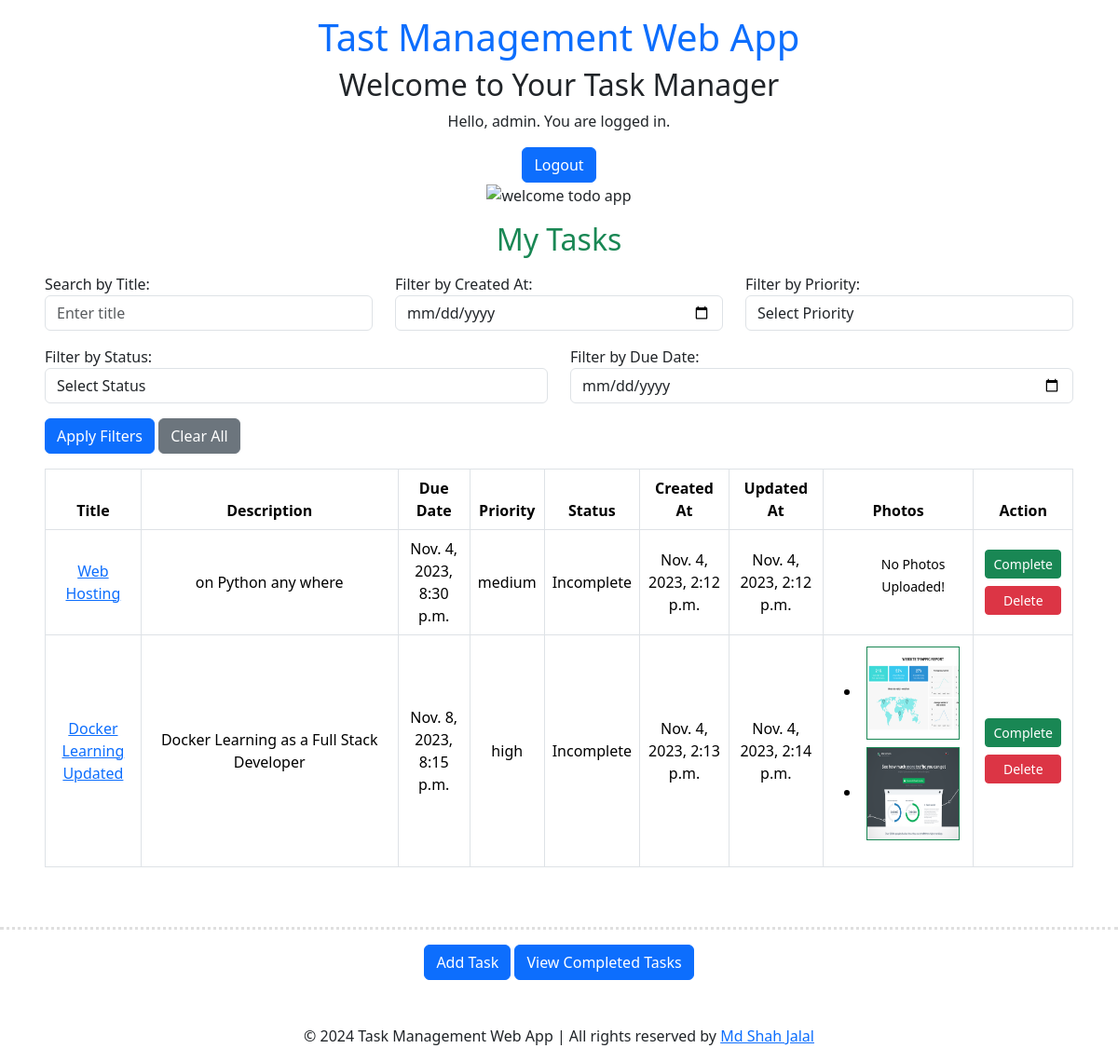
The app's page / (signed in) with its own data.
### todoapp/models.py (models this page shows, shortened)
class TaskModel(models.Model):
    user = models.ForeignKey(User, on_delete=models.CASCADE, default=1)
    taskTitle = models.CharField(max_length=100)
    taskDescription = models.TextField()
    is_completed = models.BooleanField(default=False)
    taskDueDate = models.DateTimeField(default=timezone.now)
    taskPriority = models.CharField(max_length=20, choices=[
        ('low', 'Low'),
        ('medium', 'Medium'),
        ('high', 'High'),
    ])
    images = models.ManyToManyField('Photo', related_name='tasks', blank=True)
    created_at = models.DateTimeField(default=timezone.now)  # Use timezone.now to set the current timestamp
    updated_at = models.DateTimeField(auto_now=True)  # This field will automatically update on every save

class Photo(models.Model):
    image = models.ImageField(upload_to='todoapp/static/todoapp')

### todoapp/views.py (the view, shortened to what this page needs)
# urls.py: path('', show_tasks, name='show_tasks'),
@login_required
def show_tasks(request):
    user_timezone = request.session.get('user_timezone', 'UTC')  # Retrieve the user's time zone
    title = request.GET.get('title')
    created_at = request.GET.get('created_at')
    priority = request.GET.get('priority')
    is_completed = request.GET.get('is_completed')
    due_date = request.GET.get('due_date')
    tasks = TaskModel.objects.filter(user=request.user)
    created_at_start = None  # Define created_at_start
    created_at_end = None  # Define created_at_end
    if title:
        tasks = tasks.filter(taskTitle__icontains=title)
    if priority:
        tasks = tasks.filter(taskPriority=priority)
    if is_completed:
        tasks = tasks.filter(is_completed=is_completed == 'true')
    if 'clear_all' in request.GET:
        return redirect('show_tasks')
    return render(request, 'show_tasks.html', {'tasks': tasks, 'user_timezone': user_timezone})

### todoapp/templates/show_tasks.html (shortened to what this page needs)
{% extends 'base.html' %}
{% load static %}
{% block content %}
<div class="w-full mx-auto text-center px-5">
    <h2>Welcome to Your Task Manager</h2>
    {% if user.is_authenticated %}
      <p>Hello, {{ user.username }}. You are logged in.</p>
      <a class="btn btn-primary" href="{% url 'logout' %}">Logout</a>
    {% else %}
      <p>You are not logged in. Please <a class="btn btn-primary" href="{% url 'login' %}">log in</a>.</p>
    {% endif %}
    <div>
      <img class="w-25" src="https://img.freepik.com/free-vector/tiny-man-sitting-chair-with-laptop-checklist-background_74855-20395.jpg?w=740&t=st=1698927068~exp=1698927668~hmac=c120b6060db1c4d04bb45fc15f7cd259f5b759a772abeae43c9a3cb897529166" alt="welcome  todo app">
    </div>
  </div>
<h2 class="text-center my-3 text-success">My Tasks</h2>
<div class="mx-5 my-3">
    <form method="get" action="" id="filter-form">
        <div class="row mb-3">
            <div class="col-md-4">
                <label for="title">Search by Title:</label>
                <input type="text" id="title" name="title" class="form-control" placeholder="Enter title">
            </div>
            <div class="col-md-4">
                <label for="created_at">Filter by Created At:</label>
                <input type="date" id="created_at" name="created_at" class="form-control">
            </div>
            <div class="col-md-4">
                <label for="priority">Filter by Priority:</label>
                <select id="priority" name="priority" class="form-control">
                    <option value="">Select Priority</option>
                </select>
            </div>
        </div>
        <div class="row mb-3">
            <div class="col-md-6">
                <label for="is_completed">Filter by Status:</label>
                <select id="is_completed" name="is_completed" class="form-control">
                    <option value="">Select Status</option>
                </select>
            </div>
            <div class="col-md-6">
                <label for="due_date">Filter by Due Date:</label>
                <input type="date" id="due_date" name="due_date" class="form-control">
            </div>
        </div>
        <button type="submit" class="btn btn-primary">Apply Filters</button>
        <a href="?clear_all" class="btn btn-secondary">Clear All</a>
    </form>
</div>
{% if tasks %}
<div class="px-5 table-responsive">
    <table class="table table-hover table-bordered align-middle text-center">
        <thead>
            <tr>
                <th scope="col">Title</th>
                <th scope="col">Description</th>
                <th scope="col">Due Date</th>
                <th scope="col">Priority</th>
                <th scope="col">Status</th>
                <th scope="col">Created At</th>
                <th scope="col">Updated At</th>
                <th scope="col">Photos</th>
                <th scope="col">Action</th>
            </tr>
        </thead>
        <tbody>
            {% for task in tasks %}
            <tr class="{% if task.is_completed %}table-success{% endif %}">
                <td><a href="{% url 'task_details' task.id %}">{{ task.taskTitle }}</a></td>
                <td class="w-25">{{ task.taskDescription }}</td>
                <td>{{ task.taskDueDate }}</td>
                <td>{{ task.taskPriority }}</td>
                <td>
                    {% if task.is_completed %}
                        Complete
                    {% else %}
                        Incomplete
                    {% endif %}
                </td>
                <td>{{ task.created_at }}</td>
                <td>{{ task.updated_at }}</td>
                <td>
                    <ul>
                        {% if not task.images.all %}
                        <small>No Photos Uploaded!</small>
                    {% else %}
                            {% for photo in task.images.all %}
                                <li>
                                    <img class="m-1 border border-success" src="{{ photo.image.url }}" width="100" height="100" alt="Task Photo">
                                </li>
                            {% endfor %}
                    {% endif %}
                    </ul>
                </td>
                <td class="align-middle">
                    <div class="d-grid">
                        {% if not task.is_completed %}
                            <a class="btn btn-sm btn-success m-1" href="{% url 'complete_task' task.id %}">Complete</a>
                            <a class="btn btn-sm btn-danger m-1" href="{% url 'delete_task' task.id %}" onclick="return confirm('Are you sure you want to delete this task?');">Delete</a>
                        {% endif %}
                    </div>
                </td>
            </tr>
            {% endfor %}
        </tbody>
    </table>
</div>
{% endif %}
<hr style="border-top: 3px dotted #838282;" class="dotted mt-5">
<div class="d-grid gap-2 d-md-block text-center mx-5">
    <a class="btn btn-primary" href="{% url 'add_task' %}">Add Task</a>
    <a class="btn btn-primary" href="{% url 'completed_tasks' %}">View Completed Tasks</a>
</div>
{% endblock %}

### records on screen
TaskModel: taskTitle "Web Hosting", taskDescription "on Python any where", taskDueDate "Nov. 4, 2023, 8:30 p.m.", taskPriority "medium", is_completed "Incomplete", created_at "Nov. 4, 2023, 2:12 p.m.", updated_at "Nov. 4, 2023, 2:12 p.m.", shows "No Photos Uploaded!"
TaskModel: taskTitle "Docker Learning Updated", taskDescription "Docker Learning as a Full Stack Developer", taskDueDate "Nov. 8, 2023, 8:15 p.m.", taskPriority "high", is_completed "Incomplete", created_at "Nov. 4, 2023, 2:13 p.m.", updated_at "Nov. 4, 2023, 2:14 p.m."
Photo: image (picture)
Photo: image (picture)

### other values on screen
{{ user.username }} "admin"
